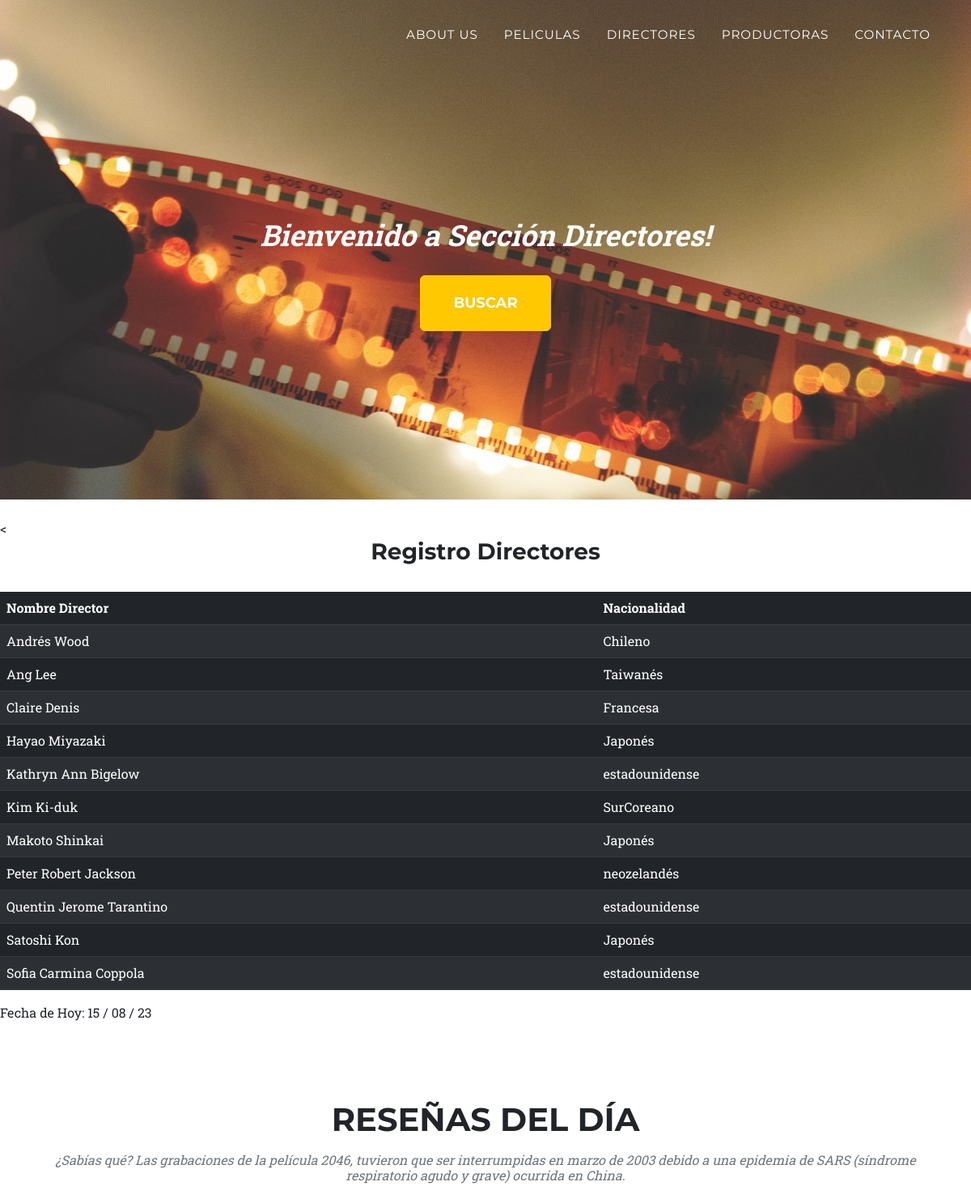
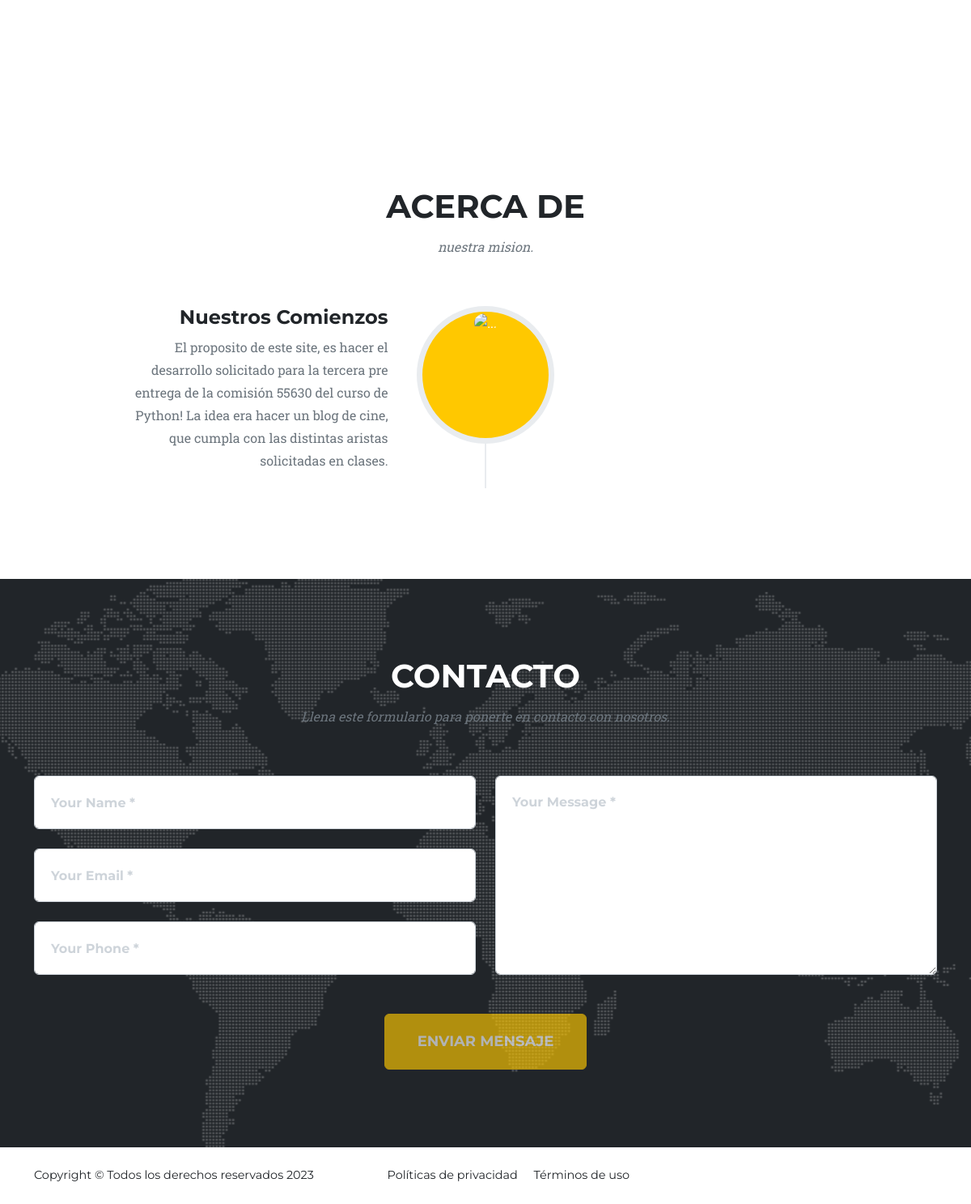
Page /director/ on the committed database (2 pictures, top to bottom).
### app/models.py (models this page shows, shortened)
class director(models.Model):
    nombre = models.CharField(max_length=50)
    nacionalidad = models.CharField(max_length=50)
    class Meta:
        verbose_name ="director"
        verbose_name_plural = "directores"
        ordering = ['nombre']

### app/views.py (the view)
# urls.py: path('director/', Director, name="director" ),
def Director(request):
    contexto = {'directores': director.objects.all()}
    return render(request, "app/director.html", contexto)

### app/templates/app/director.html
{% extends 'app/base.html' %}
 {% load static  %}
 {% block titulo %}
    Sección Directores!
 {% endblock titulo %}
 {% block contenido %}
 <br><
    <center><h3>Registro Directores</h3></center>
 <br>
    <center>
      <table class="table table-dark table-striped">
         <thead>
            <tr>
               <th>Nombre Director</th>
               <th>Nacionalidad</th>
            </tr>
         </thead>
         <tbody>
               {% for elemento in directores  %}
                  <tr>
                     <td>{{elemento.nombre}}</td>
                     <td>{{elemento.nacionalidad}}</td>
                  </tr>
               {% endfor %}
         </tbody>
      </table>
   </center>
  {{ titulo | capfirst }}  Fecha de Hoy: {% now "d / m / y"    %}
 {% endblock contenido %}

### app/templates/app/base.html (shortened to what this page needs)
<!DOCTYPE html>
<html lang="en">
    <head>
        {% load static %}
        <link href="{% static 'app/css/styles.css' %}" rel="stylesheet" />
    </head>
    <body id="page-top">
        <nav class="navbar navbar-expand-lg navbar-dark fixed-top" id="mainNav">
            <div class="container">
                <div class="collapse navbar-collapse" id="navbarResponsive">
                    <ul class="navbar-nav text-uppercase ms-auto py-4 py-lg-0">
                        <li class="nav-item"><a class="nav-link" href="{% url 'home' %}">About us</a></li>
                        <li class="nav-item"><a class="nav-link" href="{% url 'pelicula' %}">Peliculas</a></li>
                        <li class="nav-item"><a class="nav-link" href="{% url 'director' %}">Directores</a></li>
                        <li class="nav-item"><a class="nav-link" href="{% url 'productoras' %}">Productoras</a></li>
                        <li class="nav-item"><a class="nav-link" href="#contact">Contacto</a></li>
                    </ul>
               </div>
           </div>
        </nav>
             <header class="masthead">
                <div class="container">
                    <h2>
                         <div class="masthead-subheading">Bienvenido a
                            {% block titulo %}
                            {% endblock titulo %}
                         </div>
                            <a class="btn btn-primary btn-xl text-uppercase" href="{% url 'buscar' %}">Buscar</a>
                   </h2>
                </div>
        </header>
        {% block contenido %}
        {% endblock contenido %}
                            <section class="page-section" id="resena">
                                <div class="container">
                                    <div class="text-center">
                                        <h2 class="section-heading text-uppercase">Reseñas del día</h2>
                                        <h3 class="section-subheading text-muted">¿Sabías qué? Las grabaciones de la película 2046, tuvieron que ser interrumpidas en marzo
                                            de 2003 debido a una epidemia de SARS (síndrome respiratorio agudo y grave)
                                            ocurrida en China.</h3>
                                    </div>
                                </div>
                            </section>
                            <section class="page-section" id="about">
                                <div class="container">
                                    <div class="text-center">
                                        <h2 class="section-heading text-uppercase">Acerca de</h2>
                                        <h3 class="section-subheading text-muted">nuestra mision.</h3>
                                    </div>
                                    <ul class="timeline">
                                        <li>
                                            <div class="timeline-image"><img class="rounded-circle img-fluid" src="assets/img/about/1.jpg" alt="..." /></div>
                                            <div class="timeline-panel">
                                                <div class="timeline-heading">
                                                    <h4 class="subheading">Nuestros Comienzos</h4>
                                                </div>
                                                <div class="timeline-body"><p class="text-muted">El proposito de este site, es hacer el desarrollo solicitado
                                                    para la tercera pre entrega de la comisión 55630 del curso de Python!
                                                    La idea era hacer un blog de cine, que cumpla con las distintas aristas solicitadas en clases.
                                            </p></div>
                                            </div>
                                        </li>
                                    </ul>
                                </div>
                            </section>
        {% block piepagina %}
                <section class="page-section" id="contact">
                    <div class="container">
                        <div class="text-center">
                            <h2 class="section-heading text-uppercase">Contacto</h2>
                            <h3 class="section-subheading text-muted">Llena este formulario para ponerte en contacto con nosotros.</h3>
                        </div>
                        <form id="contactForm" data-sb-form-api-token="API_TOKEN">
                            <div class="row align-items-stretch mb-5">
                                <div class="col-md-6">
                                    <div class="form-group">
                                        <input class="form-control" id="name" type="text" placeholder="Your Name *" data-sb-validations="required" />
                                    </div>
                                    <div class="form-group">
                                        <input class="form-control" id="email" type="email" placeholder="Your Email *" data-sb-validations="required,email" />
                                    </div>
                                    <div class="form-group mb-md-0">
                                        <input class="form-control" id="phone" type="tel" placeholder="Your Phone *" data-sb-validations="required" />
                                    </div>
                                </div>
                                <div class="col-md-6">
                                    <div class="form-group form-group-textarea mb-md-0">
                                        <textarea class="form-control" id="message" placeholder="Your Message *" data-sb-validations="required"></textarea>
                                    </div>
                                </div>
                            </div>
                            <div class="text-center"><button class="btn btn-primary btn-xl text-uppercase disabled" id="submitButton" type="submit">Enviar Mensaje</button></div>
                        </form>
                    </div>
                </section>
                <footer class="footer py-4">
                    <div class="container">
                        <div class="row align-items-center">
                            <div class="col-lg-4 text-lg-start">Copyright &copy; Todos los derechos reservados 2023</div>
                            <div class="col-lg-4 text-lg-end">
                                <a class="link-dark text-decoration-none me-3" href="#!">Políticas de privacidad</a>
                                <a class="link-dark text-decoration-none" href="#!">Términos de uso</a>
                            </div>
                        </div>
                    </div>
                </footer>
        {% endblock piepagina %}
    </body>
</html>

### rows in the picture
director: nombre "Andrés Wood", nacionalidad "Chileno"
director: nombre "Ang Lee", nacionalidad "Taiwanés"
director: nombre "Claire Denis", nacionalidad "Francesa"
director: nombre "Hayao Miyazaki", nacionalidad "Japonés"
director: nombre "Kathryn Ann Bigelow", nacionalidad "estadounidense"
director: nombre "Kim Ki-duk", nacionalidad "SurCoreano"
director: nombre "Makoto Shinkai", nacionalidad "Japonés"
director: nombre "Peter Robert Jackson", nacionalidad "neozelandés"
director: nombre "Quentin Jerome Tarantino", nacionalidad "estadounidense"
director: nombre "Satoshi Kon", nacionalidad "Japonés"
director: nombre "Sofia Carmina Coppola", nacionalidad "estadounidense"
